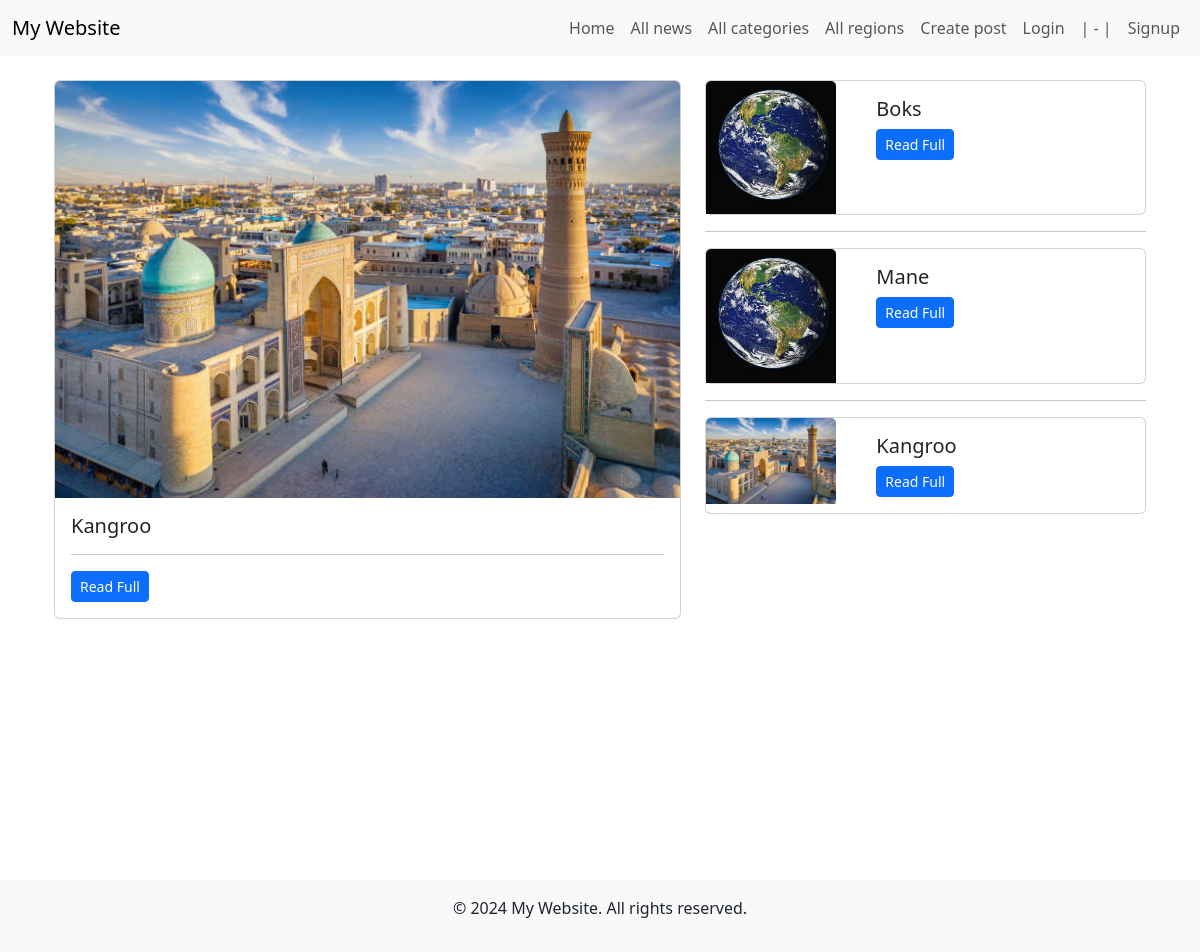
Before: / with the older database file.
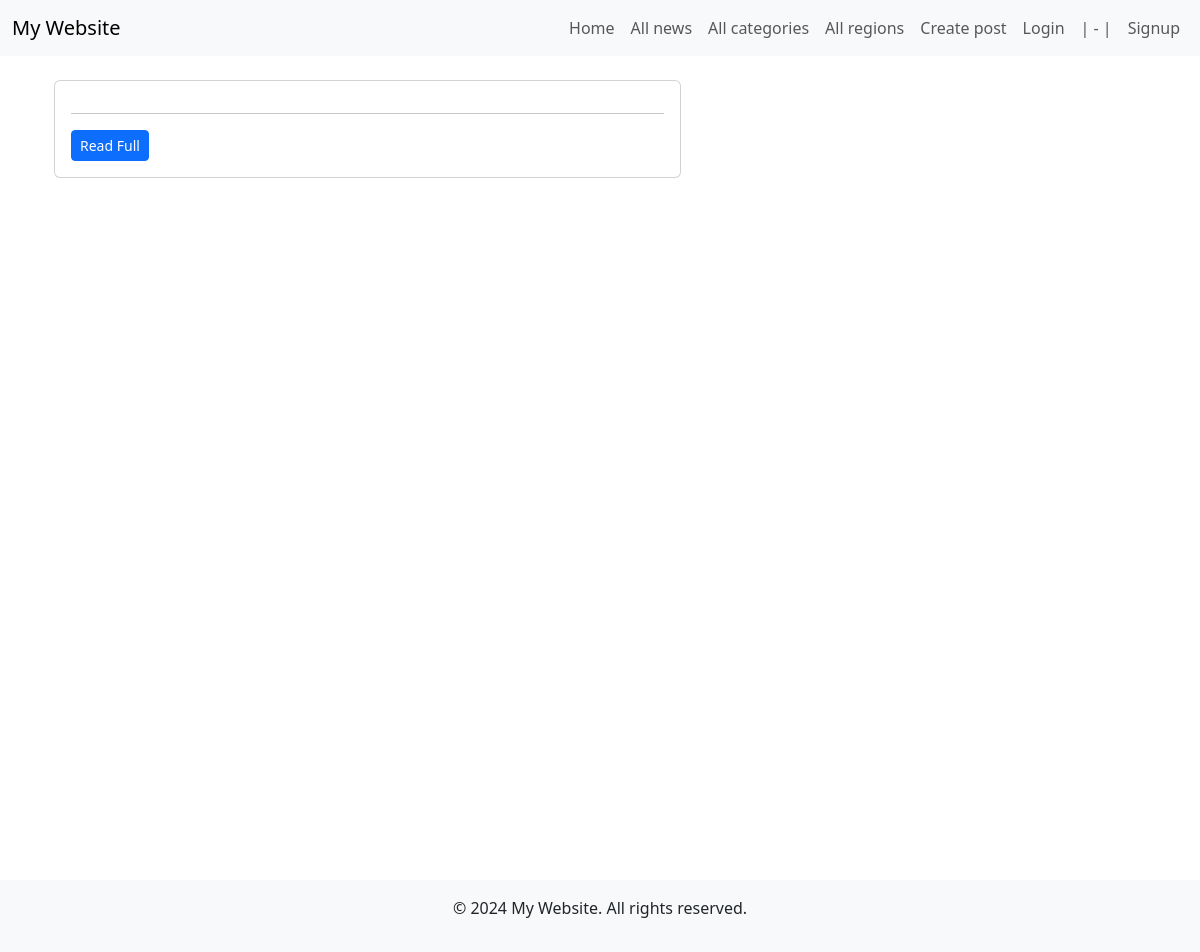
After: the same page with the newer database file.
### loyiha/models.py (models this page shows, shortened)
class New(models.Model):
    objects = None
    category = models.ForeignKey(Category, on_delete=models.CASCADE)
    region = models.ForeignKey(Region, on_delete=models.CASCADE, blank=True, null=True)
    title = models.CharField(max_length=300)
    text = models.TextField()
    image = models.ImageField(upload_to='posts/')
    date = models.DateField(auto_now=True)
    author = models.ForeignKey(settings.AUTH_USER_MODEL, on_delete=models.CASCADE)

### loyiha/views.py (the view)
# urls.py: path('', home, name='home'),
def home(request):
    first_news = New.objects.last()
    three_news = New.objects.all()[1:4]
    return render(request, 'home.html', {
        'first_news':first_news,
        'three_news':three_news
    })

### templates/home.html
{% extends 'base.html' %}
{% block content%}
<main class="container mt-3 mb-5">
  <div class="row my-3">
    <div class="col-md-7">
      <div class="card mb-3">
        <img src="/media/{{first_news.image}}" class="card-img-top" alt="{{first_news.title}}">
        <div class="card-body">
          <h5 class="card-title">{{first_news.title}}</h5>
          <hr/>
          <p class="card-text"><a href="/detail/{{first_news.id}}" class="btn btn-sm btn-primary">Read Full</a></p>
        </div>
      </div>
    </div>
    <div class="col-md-5" style="max-height: 450px; overflow: auto;">
    {% for news in three_news %}
      <div class="card">
        <div class="row no-gutters">
          <div class="col-md-4">
             <img src="/media/{{news.image}}" class="card-img-top" alt="{{news.title}}">
          </div>
          <div class="col-md-8">
            <div class="card-body">
              <h5 class="card-title">{{news.title}}</h5>
              <p class="card-text"><a href="/detail/{{news.id}}" class="btn btn-sm btn-primary">Read Full</a></p>
            </div>
          </div>
        </div>
      </div>
      <hr/>
      {% endfor%}
    </div>
  </div>
</main>
{% endblock%}

### templates/base.html (shortened to what this page needs)
        <!DOCTYPE html>
        <html lang="en">
        <head>
            {%load static%}
            <link href="https://cdn.jsdelivr.net/npm/bootstrap@5.3.0/dist/css/bootstrap.min.css" rel="stylesheet">
        </head>
        <body>
            <nav class="navbar navbar-expand-lg navbar-light bg-light">
                <div class="container-fluid">
                    <a class="navbar-brand" href="/">My Website</a>
                    <div class="collapse navbar-collapse" id="navbarNav">
                        <ul class="navbar-nav ms-auto">
                             <li class="nav-item">
                                <a class="nav-link" href="{% url 'home' %}">Home</a>
                            </li>
                             <li class="nav-item">
                                <a class="nav-link" href="{% url 'all_news' %}">All news</a>
                            </li>
                            <li class="nav-item">
                                <a class="nav-link" href="{% url 'all-category' %}">All categories</a>
                            </li>
                            <li class="nav-item">
                                <a class="nav-link" href="{% url 'all-region' %}">All regions</a>
                            </li>
                               <li class="nav-item">
                                <a class="nav-link" href="{% url 'create_post' %}">Create post</a>
                            </li>
                            <li class="nav-item">
                                {% if user.is_authenticated %}
                                    <a class="nav-link" href="">Xush kelibsiz! {{user.username}}</a>
                                  <li>
                                    <a class="nav-link" href="{% url 'logout' %}">Logout</a>
                                 </li>
                                 {% else %}
                                    <li><a class="nav-link"  href="{% url 'login' %}">Login</a></li>
                                    <li><a class="nav-link" href=""> | - | </a></li>
                                    <li><a class="nav-link"  href="{% url 'signup' %}">Signup</a></li>
                            {% endif %}
                        </ul>
                    </div>
                </div>
            </nav>
            <div class="container mt-4" style="min-height: 100vh">
                {% block content %}
                {% endblock content %}
            </div>
            <footer class="bg-light text-center text-lg-start mt-auto py-3">
                <div class="container text-center">
                    <p>&copy; 2024 My Website. All rights reserved.</p>
                </div>
            </footer>
        </body>
        </html>

Changed rows visible on the page:
removed New: image (picture), title "Kangroo"
removed New: image (picture), title "Boks"
removed New: image (picture), title "Mane"
